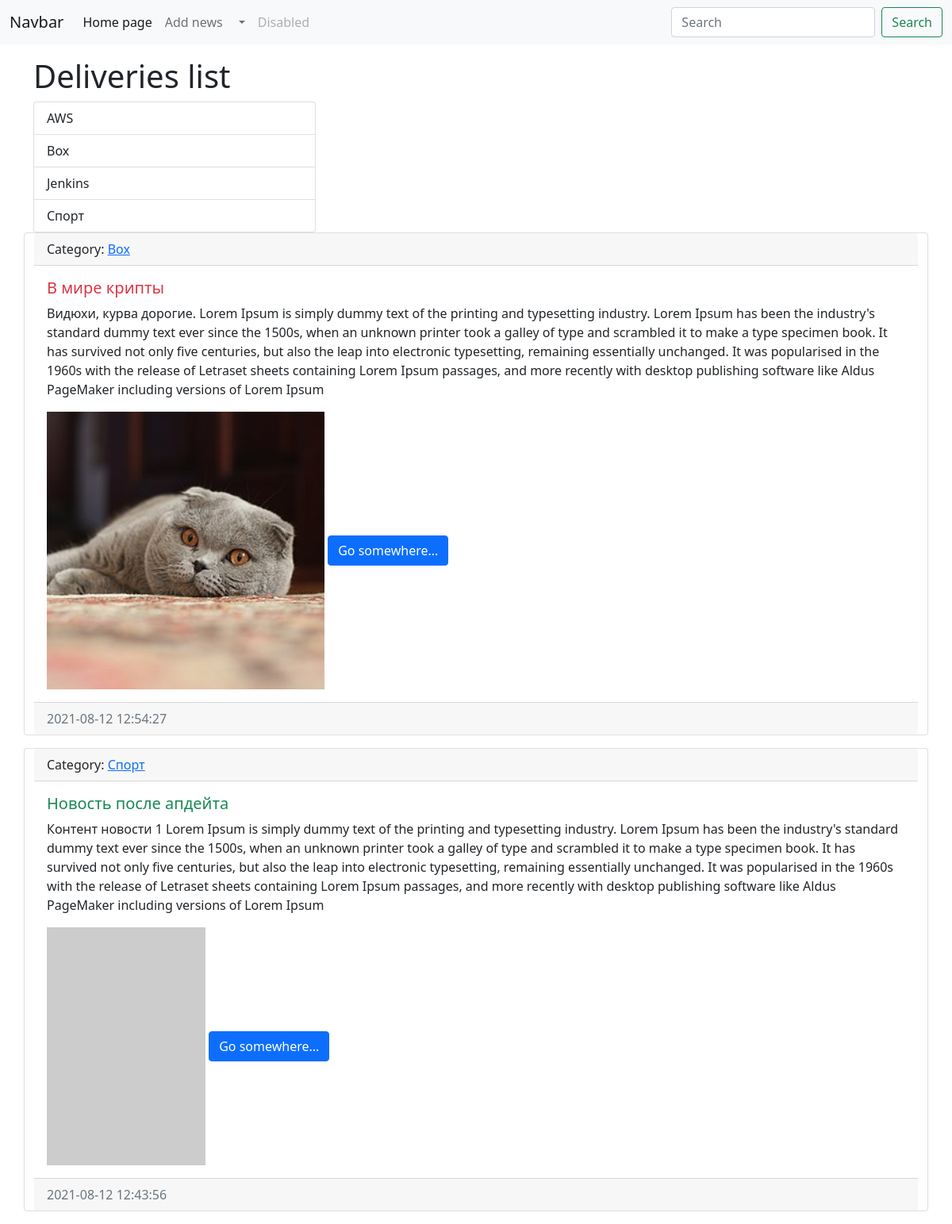
Before: / with the older database file.
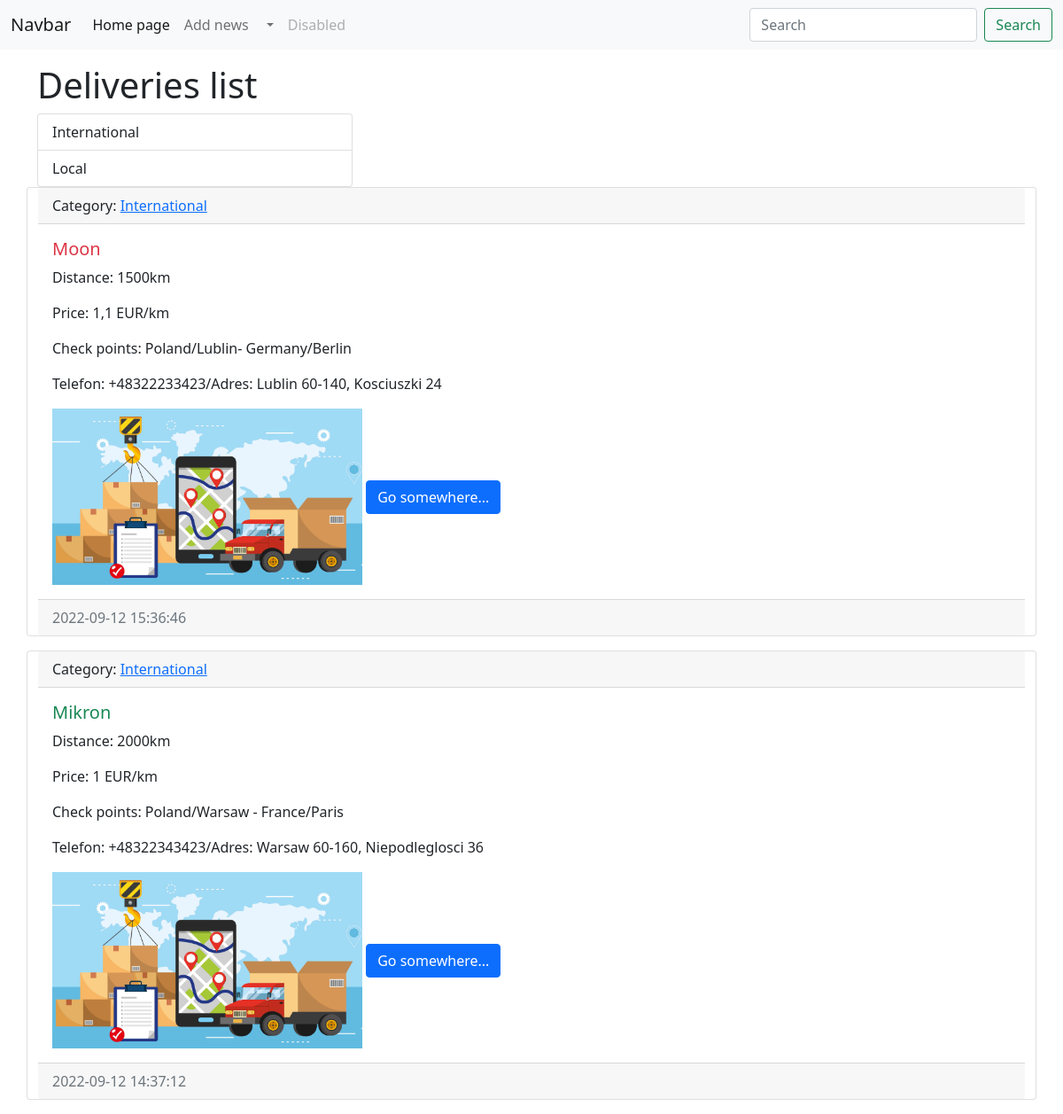
After: the same page with the newer database file.
### news/models.py (models this page shows, shortened)
class Category(models.Model):
    title = models.CharField(max_length=150, db_index=True, verbose_name="Category name")
    def __str__(self):
        return self.title
    class Meta:
        verbose_name = "Category"
        verbose_name_plural = "Category"
        ordering = ["title"]

class News(models.Model):
    title = models.CharField(max_length=100, verbose_name="Name")
    content = models.TextField(blank=True, verbose_name="Content")
    distance = models.TextField(blank=True, verbose_name="distance")
    price = models.TextField(blank=True, verbose_name="price")
    telefon = models.TextField(blank=True, verbose_name="telefon")
    created_at = models.DateTimeField(auto_now_add=True, verbose_name="Date")
    updated_at = models.DateTimeField(auto_now=True, verbose_name="Updates")
    photo = models.ImageField(upload_to="photos/%Y/%m/%d/", verbose_name="Image", blank=True)
    is_published = models.BooleanField(default=True)
    category = models.ForeignKey("Category", on_delete=models.PROTECT, null=True, verbose_name="Category name")
    class Meta:
        verbose_name = "Task"
        verbose_name_plural = "Task"
        ordering = ["-created_at"]

### news/views.py (the view)
# urls.py: path('', index, name="home"),
def index(request):
    print(request)
    news = News.objects.all()
    categories = Category.objects.all()
    context = {
        "news": news,
        "title": "Deliveries list",
        "categories": categories
    }
    return render(request, "news/index.html", context=context)

### news/templates/news/index.html
{% extends 'base.html' %}
{% block sidebar %}
<div class="col-md-4">
        <div class="list-group">
          {% for item in categories %}
          <a href="{% url 'category' item.pk %}" class="list-group-item list-group-item-action" aria-current="true">
            {{item.title}}
          </a>
          {% endfor %}
  </div>
      </div>
{% endblock %}
{% block content %}
{% for item in news %}
        <div class="card mb-3">
  <div class="card-header">
        Category: <a href="{% url 'category' item.category.pk %}"> {{ item.category }}</a>
  </div>
  <div class="card-body">
    <h5 class="card-title {% cycle 'text-danger' 'text-success' %}">{{ item.title }}</h5>
    <p class="card-text">{{ item.content }}</p>
    <p class="card-text">{{ item.distance }}</p>
    <p class="card-text">{{ item.price }}</p>
    <p class="card-text">{{ item.telefon }}</p>
    {% if item.photo %}
      <img src= "{{item.photo.url}}" alt="" width="350" class="mr-3">
    {% else %}
      <img src= "https://picsum.photos/200/300" alt="">
    {% endif %}
    <a href="#" class="btn btn-primary">Go somewhere...</a>
  </div>
  <div class="card-footer text-muted">
      {{ item.created_at|date:"Y-m-d H:i:s"  }}
  </div>
</div>
        {% endfor %}
{% endblock %}

### templates/base.html (shortened to what this page needs)
<!doctype html>
<html lang="en">
  <head>
    <link href="https://cdn.jsdelivr.net/npm/bootstrap@5.1.3/dist/css/bootstrap.min.css" rel="stylesheet">
  </head>
  <body>
  {% include 'inc/_nav.html' %}
<div class="container mt-3">
    <h1> {{ title }}</h1>
    <div class="row">
      {% block sidebar %} SIDEBAR {% endblock %}
      {% block content %} CONTENT {% endblock %}
    </div>
</div>
  </body>
</html>

### templates/inc/_nav.html (shortened to what this page needs)
<nav class="navbar navbar-expand-lg navbar-light bg-light">
  <div class="container-fluid">
    <a class="navbar-brand" href="#">Navbar</a>
    <div class="collapse navbar-collapse" id="navbarSupportedContent">
      <ul class="navbar-nav me-auto mb-2 mb-lg-0">
        <li class="nav-item">
          <a class="nav-link active" aria-current="page" href="{% url 'home' %}">Home page</a>
        </li>
        <li class="nav-item">
          <a class="nav-link" href="#">Add news</a>
        </li>
        <li class="nav-item dropdown">
          <a class="nav-link dropdown-toggle" href="#" id="navbarDropdown" role="button" data-bs-toggle="dropdown" aria-expanded="false">
          </a>
        </li>
        <li class="nav-item">
          <a class="nav-link disabled">Disabled</a>
        </li>
      </ul>
      <form class="d-flex">
        <input class="form-control me-2" type="search" placeholder="Search" aria-label="Search">
        <button class="btn btn-outline-success" type="submit">Search</button>
      </form>
    </div>
  </div>
</nav>

Changed rows visible on the page:
removed Category: title "Jenkins"
removed Category: title "Спорт"
removed News: category "Box", title "В мире крипты", content "Видюхи, курва дорогие. Lorem Ipsum is simply dummy text of the printing and typesetting industry. Lorem Ipsum has been the industry's standard dummy text ever since the 1500s, when an unknown printer took a galley of type and scrambled it to make a type specimen book. It has survived not only five centuries, but also the leap into electronic typesetting, remaining essentially unchanged. It was popularised in the 1960s with the release of Letraset sheets containing Lorem Ipsum passages, and more recently with desktop publishing software like Aldus PageMaker including versions of Lorem Ipsum", photo (picture), created_at "2021-08-12 12:54:27"
removed News: category "Спорт", title "Новость после апдейта", content "Контент новости 1 Lorem Ipsum is simply dummy text of the printing and typesetting industry. Lorem Ipsum has been the industry's standard dummy text ever since the 1500s, when an unknown printer took a galley of type and scrambled it to make a type specimen book. It has survived not only five centuries, but also the leap into electronic typesetting, remaining essentially unchanged. It was popularised in the 1960s with the release of Letraset sheets containing Lorem Ipsum passages, and more recently with desktop publishing software like Aldus PageMaker including versions of Lorem Ipsum", created_at "2021-08-12 12:43:56"
changed Category: title "AWS" → "International"
changed Category: title "Box" → "Local"
added News: category "International", title "Moon", content "Distance: 1500km", distance "Price: 1,1 EUR/km", price "Check points: Poland/Lublin- Germany/Berlin", telefon "Telefon: +48322233423/Adres: Lublin 60-140, Kosciuszki 24", photo (picture), created_at "2022-09-12 15:36:46"
added News: category "International", title "Mikron", content "Distance: 2000km", distance "Price: 1 EUR/km", price "Check points: Poland/Warsaw - France/Paris", telefon "Telefon: +48322343423/Adres: Warsaw 60-160, Niepodleglosci 36", photo (picture), created_at "2022-09-12 14:37:12"
